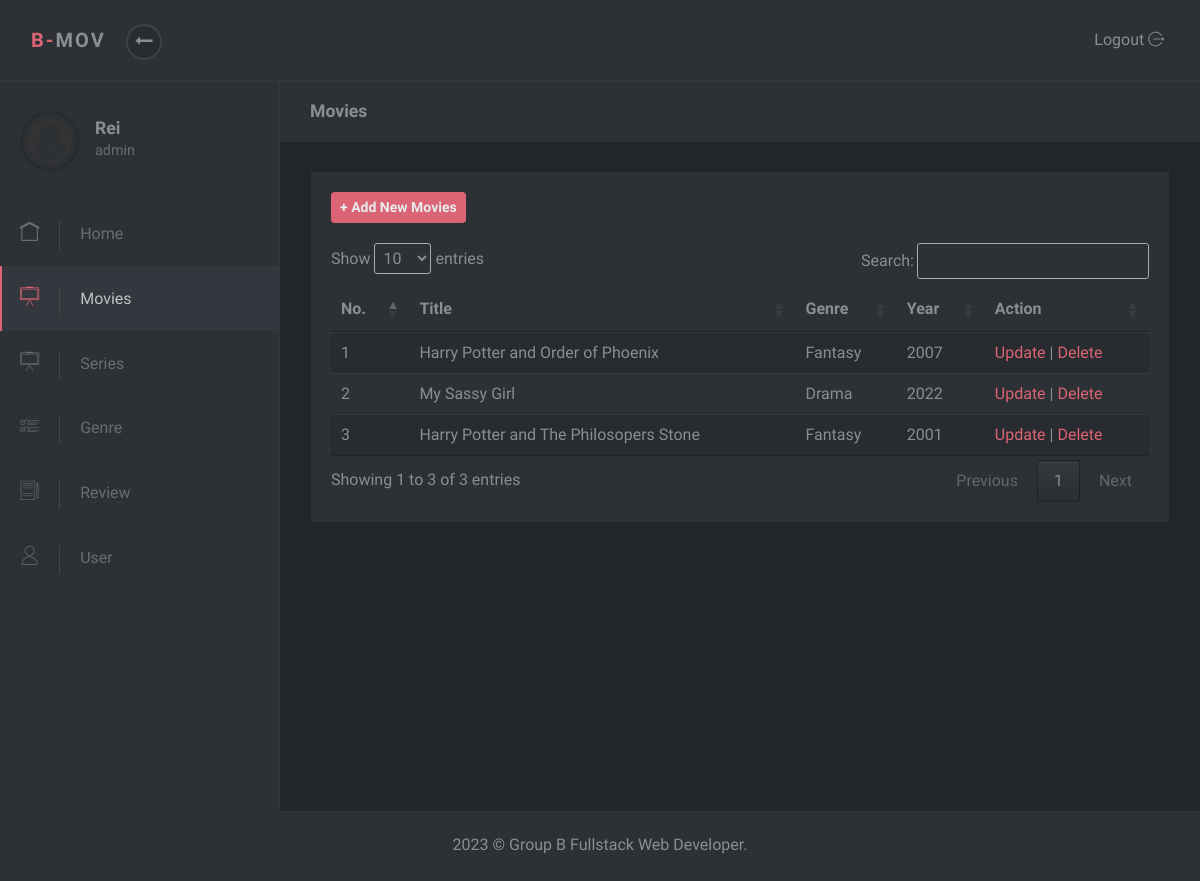
The page /admin/movies.php (signed in) on the database as committed earlier.
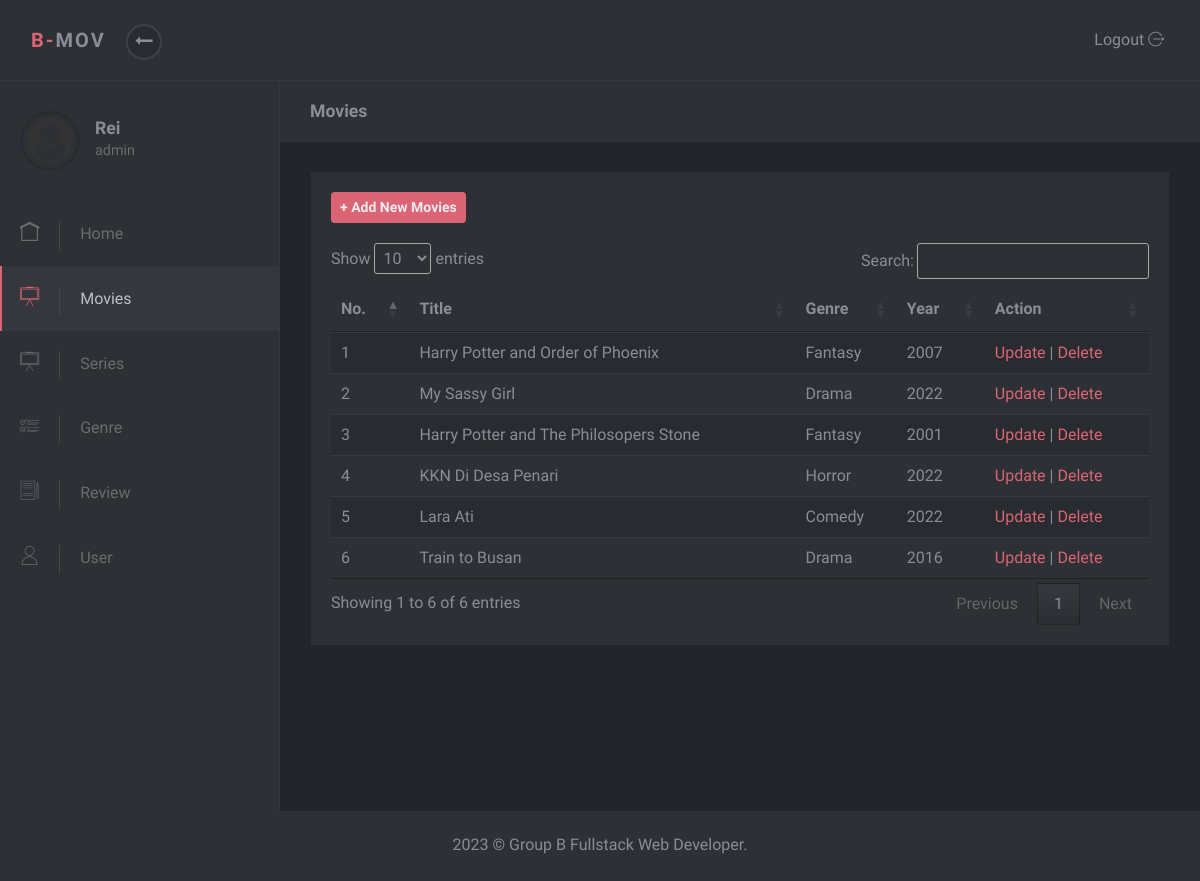
The same page on the database as committed later.
### tables this page shows
CREATE TABLE `tb_film` (
  `id` int(11) NOT NULL,
  `poster` text NOT NULL,
  `judul` text NOT NULL,
  `jenis` enum('Movie','Series') NOT NULL,
  `genre` text NOT NULL,
  `artis` text NOT NULL,
  `deskripsi` text NOT NULL,
  `tahun` year(4) NOT NULL,
  `negara` varchar(50) NOT NULL,
  `link_video` text NOT NULL
);

### admin/movies.php (the view, shortened to what this page needs)
<?php $page = "Movies";
include 'partials/header.php';
include 'partials/navbar.php';
include 'partials/sidebar.php';
include '../proses/koneksi.php';
?>
<div class="page-content">
  <div class="page-header">
    <div class="container-fluid">
      <h2 class="h5 no-margin-bottom"><?= $page ?></h2>
    </div>
  </div>
  <section class="no-padding-top no-padding-bottom">
    <div class="container-fluid">
      <div class="block">
        <div class="title"><a href="tambahmovies.php" class="btn btn-primary btn-sm font-weight-bold text-light">+ Add New Movies</a></div>
        <div class="table-responsive">
          <table class="table table-striped table-hover" id="myTable">
            <thead>
              <tr>
                <th>No.</th>
                <th>Title</th>
                <th>Genre</th>
                <th>Year</th>
                <th>Action</th>
              </tr>
            </thead>
            <tbody>
              <?php
                  $no = 1;
                  $query = mysqli_query($db, 'SELECT * FROM tb_film WHERE jenis="Movie"');
                  if(mysqli_num_rows($query) > 0) {
                  while ($data= mysqli_fetch_array($query)) {
                ?>
                  <tr>
                    <td><?php echo $no?></td>
                    <td><?php echo $data["judul"]?></td>
                    <td><?php echo $data["genre"]?></td>
                    <td><?php echo $data["tahun"]?></td>
                    <td>
                      <a href="editfilm.php?id=<?php echo $data["id"]?>">Update</a> |
                      <a href="proses/deletefilm.php?id=<?php echo $data["id"]?>">Delete</a>
                    </td>
                  </tr>
                <?php $no++; }?>
              <?php } ?>
            </tbody>
          </table>
        </div>
      </div>
    </div>
</div>
<?php include 'partials/footer.php' ?>

### admin/partials/header.php (shortened to what this page needs)
<!DOCTYPE html>
<html>
  <head>
    <link rel="stylesheet" href="assets/vendor/bootstrap/css/bootstrap.min.css">
    <link rel="stylesheet" href="assets/vendor/font-awesome/css/font-awesome.min.css">
    <link rel="stylesheet" href="assets/css/font.css">
    <link rel="stylesheet" href="assets/css/style.default.css" id="theme-stylesheet">
    <link rel="stylesheet" href="assets/css/custom.css">
    <link rel="stylesheet" href="https://cdn.datatables.net/1.13.4/css/jquery.dataTables.min.css">
  </head>

### admin/partials/navbar.php (shortened to what this page needs)
<body>
    <header class="header">
        <nav class="navbar navbar-expand-lg">
            <div class="container-fluid d-flex align-items-center justify-content-between">
                <div class="navbar-header">
                    <a href="index.php" class="navbar-brand">
                        <div class="brand-text brand-big visible text-uppercase"><strong class="text-primary">B-</strong><strong>Mov</strong></div>
                    </a>
                    <button class="sidebar-toggle"><i class="fa fa-long-arrow-left"></i></button>
                </div>
                <div class="right-menu list-inline no-margin-bottom">
                    <div class="list-inline-item logout"> <a id="logout" href="../proses/logout.php" class="nav-link">Logout <i class="icon-logout"></i></a></div>
                </div>
            </div>
        </nav>
    </header>

### admin/partials/sidebar.php
<div class="d-flex align-items-stretch">
    <nav id="sidebar">
        <div class="sidebar-header d-flex align-items-center">
            <div class="avatar"><img src="assets/img/user.png" alt="..." class="img-fluid rounded-circle"></div>
            <div class="title">
                <h1 class="h5"><?= $_SESSION['nama']; ?></h1>
                <p><?= $_SESSION['role']; ?></p>
            </div>
        </div>
        <ul class="list-unstyled">
            <li <?php if ($page == "Home") {
                    echo 'class="active"';
                } ?>><a href="index.php"> <i class="icon-home"></i>Home </a></li>
            <li <?php if ($page == "Movies") {
                    echo 'class="active"';
                } ?>><a href="movies.php"> <i class="icon-writing-whiteboard"></i>Movies </a></li>
            <li <?php if ($page == "Series") {
                    echo 'class="active"';
                } ?>><a href="series.php"> <i class="icon-writing-whiteboard"></i>Series </a></li>
            <li <?php if ($page == "Artist") {
                    echo 'class="active"';
                } ?>><a href="genre.php"> <i class="icon-list"></i>Genre </a></li>
            <li <?php if ($page == "Review") {
                    echo 'class="active"';
                } ?>><a href="review.php"> <i class="icon-paper-and-pencil"></i>Review </a></li>
            <li <?php if ($page == "User") {
                    echo 'class="active"';
                } ?>><a href="user.php"> <i class="icon-user"></i>User </a></li>
        </ul>
    </nav>

### admin/partials/footer.php (shortened to what this page needs)
        <footer class="footer">
          <div class="footer__block block no-margin-bottom">
            <div class="container-fluid text-center">
               <p class="no-margin-bottom">2023 &copy; Group B Fullstack Web Developer.</p>
            </div>
          </div>
        </footer>
      </div>
  </body>
</html>

Rows that differ between the two databases and show on the page:
added tb_film: judul "KKN Di Desa Penari", genre "Horror", tahun "2022"
added tb_film: judul "Lara Ati", genre "Comedy", tahun "2022"
added tb_film: judul "Train to Busan", genre "Drama", tahun "2016"
Other text that changed with them:
text written by a page script: "Show entries Search: Showing 1 to 3 of 3 entries Previous 1 Next" → "Show entries Search: Showing 1 to 6 of 6 entries Previous 1 Next"
